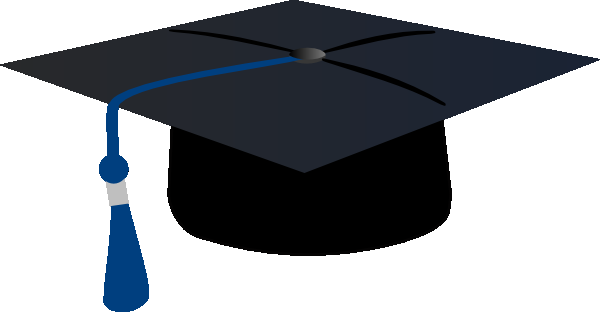
#> input picture gorro_proyecto.png, 600 x 312 px, given in place of the camera
$ python bordes.py   (older library calls are emulated)
#> lines starting #> are read from the running program, lines starting #| are printed output that depends on the picture
import cv2
import numpy as np

cap= cv2.VideoCapture(0)
while True:
    ret,img=cap.read()
#> img is the input picture: shape (312, 600, 3); mean B, G, R 156.1, 151.5, 148.1

    img=cv2.cvtColor(img,cv2.COLOR_BGR2GRAY)
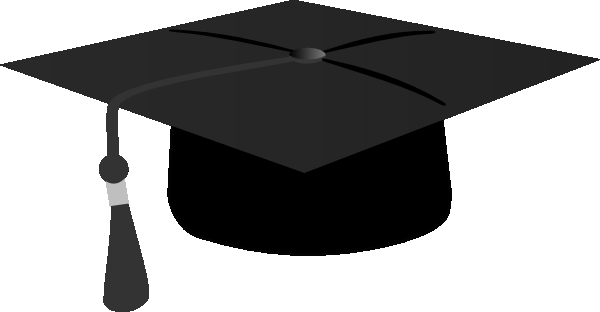
#> img: shape (312, 600); min 0, max 255, mean 151
    imgSobel=cv2.Sobel(img,cv2.CV_8U,1,0,ksize=3)
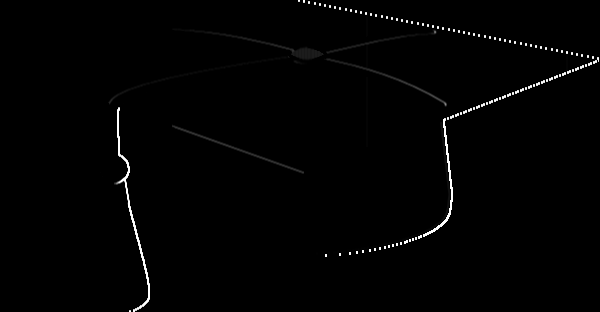
#> imgSobel: shape (312, 600); min 0, max 255, mean 2.5
    imgSobel1=cv2.Sobel(img,cv2.CV_8U,0,1,ksize=3)
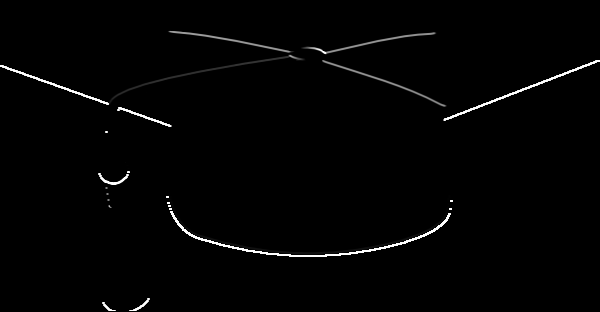
#> imgSobel1: shape (312, 600); min 0, max 255, mean 3.2
    laplacianIMG=cv2.Laplacian(img,cv2.CV_8U)
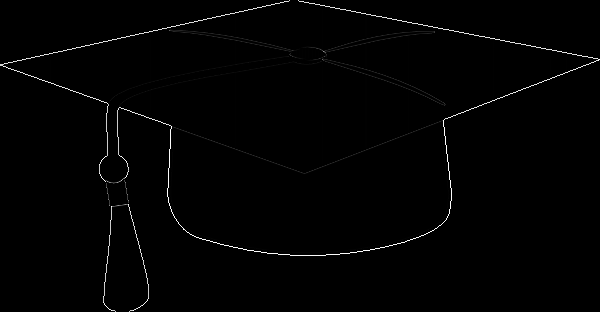
#> laplacianIMG: shape (312, 600); min 0, max 255, mean 2.4
    Canny=cv2.Canny(img,50,240)
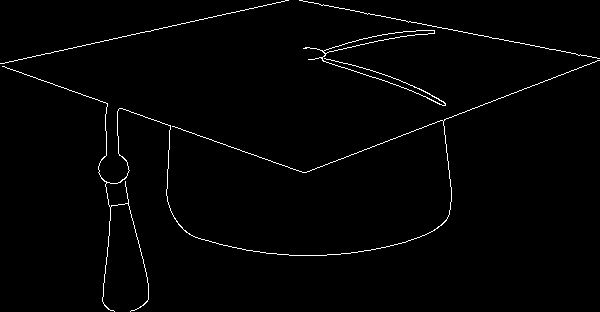
#> Canny: shape (312, 600); 1.4% white in thin lines or dots

    cv2.imshow("imagen1",imgSobel1)
    cv2.imshow("Laplacian",laplacianIMG)
    cv2.imshow("Canny",Canny)

    if cv2.waitKey(1)==27:
#> (key Esc is pressed here)
        break
cap.release()
